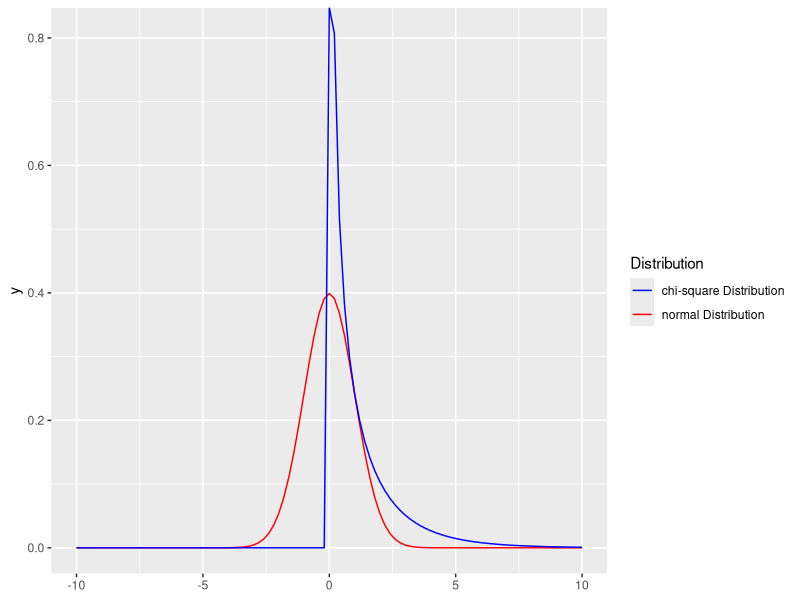
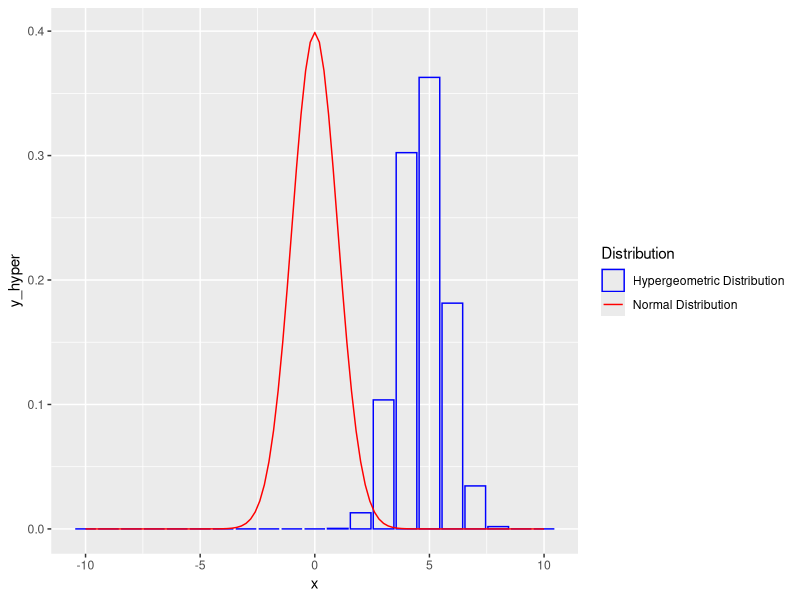
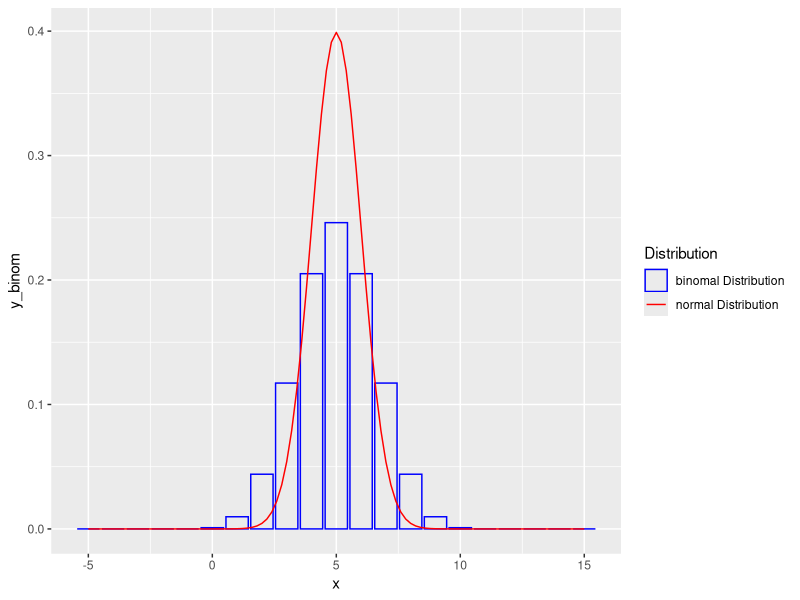

Source code (R) for these figures, in order:
## ---- chunk 1
library(tidyverse)
ggplot() + xlim(-10,10) +
    geom_function(mapping = aes(color="normal Distribution"),
                  fun = dnorm, args = list(mean = 0, sd = 1),
                   )+
    geom_function(mapping = aes(color="chi-square Distribution"),
                  fun = dchisq, args = list(df = 1 ,ncp=0), 
                 )+
    scale_color_manual(values = c("normal Distribution" = "red",
                                  "chi-square Distribution" = "blue"))+
    labs(color = "Distribution")
## ---- chunk 2
x <- matrix(c(97,73,7,30),2,dimnames = list(c("experiment","control"),c("+","-")))
x

(k1 <- chisq.test(x,correct = F))

# 期望频数列联表
k1$expected

k1$parameter # degrees of freedom
## ---- chunk 3
x <- matrix(c(1004, 325, 20, 1), 2, 
            dimnames = list(c("experiment", "control"), c("+", "-")))
x

chisq.test(x,correct = F)$expected

# 校正
(k2 <- chisq.test(x,correct = T))
## ---- chunk 4

tibble(
    x = -10:10,
    y_hyper = dhyper(x, m = 10,n = 7,k = 8),
) |>
    ggplot()+
    geom_col(aes(x=x,y = y_hyper,color="Hypergeometric Distribution"),fill=NA)+
    geom_function(aes(color="Normal Distribution"),
                  fun= dnorm, args = list(mean = 0, sd = 1))+
    scale_color_manual(values = c("Normal Distribution" = "red",
                                  "Hypergeometric Distribution" = "blue"))+
    labs(color = "Distribution")  
## ---- chunk 5
# SAS 中的 Fisher 精确检验示例 政党偏好
x <- matrix(c(8,4,4,9),nrow = 2,dimnames = list(c("女性","男性"),c("民主党人","共和党人")))
x

(k5 <- fisher.test(x))
 chisq.test(x,correct = T)
## ---- chunk 6

tibble(
    x = -5:15,
    y_binom = dbinom(x, size = 10,prob = 0.5),
) |>
ggplot()+
    geom_col(aes(x=x,y=y_binom,color="binomal Distribution"),fill=NA)+
    geom_function(mapping = aes(color="normal Distribution"),
                  fun = dnorm, args = list(mean = 5, sd = 1),
                   )+
    scale_color_manual(values = c("normal Distribution" = "red",
                                  "binomal Distribution" = "blue"))+
    labs(color = "Distribution")
## ---- chunk 7
x <- matrix(c(36,34,5,135),2,dimnames = list(c("A+","A-"),c("B+","B-")))
x

(k3 <- mcnemar.test(x,correct = F))


# 对于配对四格表，如果样本量较小（不一致的结果的总数小于 40 ） ，则需要进行连续性校正。
(k4 <- mcnemar.test(x,correct = T))
## ---- chunk 8
#　　某实验室分别用免疫荧光法和乳胶凝集法对 58 名疑似系统性红斑狼疮患者血清中抗 核抗体进行测定
result<- matrix(c(11, 2, 12, 33), nrow = 2,dimnames = list(c("+","-"),c("+","-")))
result

#　　对于配对四格表，如果样本量较小（不一致的结果的总数小于 40 ） ，则需要进行连续性校正。
mcnemar.test(result,correct = TRUE)
## ---- chunk 9
x <- matrix(c(3,1,7,9),2,dimnames = list(c("A+","A-"),c("B+","B-")))
x

P_two_sided <- 2*sum(dbinom(x=0:1,size = 8,prob = 0.5))
P_two_sided
## ---- chunk 10
x <- matrix(c(150,184,198,50,16,2),3,dimnames = list(c("A","B","C"),c("Yes","No")))
x

(k <- chisq.test(x,correct = F))
## ---- chunk 11
(k <- chisq.test(x,correct = T))
k$expected
## ---- chunk 12

# 创建频率矩阵
data <- matrix(c(251, 225,
                 368, 347,
                 132, 16,
                 54, 22,
                 9, 18,
                 21, 110,
                 4, 30,
                 46, 93), 
               nrow = 8, 
               byrow = TRUE)

# 为矩阵添加行和列名称
rownames(data) <- c("团队", "球员", "教练", "品牌", "管理", "历史", "文化", "其他")
colnames(data) <- c("Period 1", "Period 2")

# 执行卡方检验
chi_square_result <- chisq.test(data, correct=T)

# 显示结果
print(chi_square_result)

# 提取卡方值，自由度和p值
chi_square_value <- chi_square_result$statistic
degrees_of_freedom <- chi_square_result$parameter
p_value <- chi_square_result$p.value

# 打印结果
cat("卡方值:", chi_square_value, "\n")
cat("自由度:", degrees_of_freedom, "\n")
cat("显著性水平 (p值):", p_value, "\n")


# 进行多重卡方检验
chi_square_results <- apply(data, 1, function(x) chisq.test(matrix(x, nrow=2)))

# 提取卡方，自由度，p值

X2 <-  sapply(chi_square_results, function(x) x$statistic)

p_values <- sapply(chi_square_results, function(x) x$p.value)

df <- sapply(chi_square_results, function(x) x$parameter)

# 多重比较调整
adjusted_p_values <- p.adjust(p_values, method = "bonferroni")

signifcance <- case_when(
    
    adjusted_p_values<0.001 ~ "***",
    adjusted_p_values<0.01 ~ "**",
    adjusted_p_values<0.05 ~ "*",
    .default = "ns"
    
)
    
    
    
results <- tibble(
    dimension = rownames(data),
    chisq_statistic = X2,
    p_value = p_values,
    p_adjust = adjusted_p_values,
    signifcance = signifcance
)

print(results)
## ---- chunk 13
observed <- c(11, 32, 24)    # Observed frequencies
expected <- c(0.2, 0.5, 0.3) # Expected probabilities (sum up to 1)

# Chi-squared test for goodness of fit (Are the population probabilities equal to 'p'?)
chisq.test(x = observed, p = expected) 

## ---- chunk 14
observed <- c(11, 32, 24) # Observed frequencies
expected <- c(20, 50, 30) # Expected frequencies

# Chi-squared test for goodness of fit with rescaled 'p'
chisq.test(x = observed, p = expected, rescale.p = TRUE) 

## ---- chunk 15
observed <- c(15, 25, 20)
chisq.test(observed)

chisq.test(observed, p = rep(1/3,3))
## ---- chunk 16
data <- matrix(c(18, 26, 44, 6, 14, 19), nrow = 2, byrow = TRUE)
colnames(data) <- c("Drug A", "Drug B", "Drug C")
rownames(data) <- c("Age under 30", "Age over 30")
chisq.test(data)

data |>t() |>chisq.test()
## ---- chunk 17
Rabbits <-
array(c(0, 0, 6, 5,
        3, 0, 3, 6,
        6, 2, 0, 4,
        5, 6, 1, 0,
        2, 5, 0, 0),
      dim = c(2, 2, 5),
      dimnames = list(
          Delay = c("None", "1.5h"),
          Response = c("Cured", "Died"),
          Penicillin.Level = c("1/8", "1/4", "1/2", "1", "4")))
Rabbits

mantelhaen.test(Rabbits)
